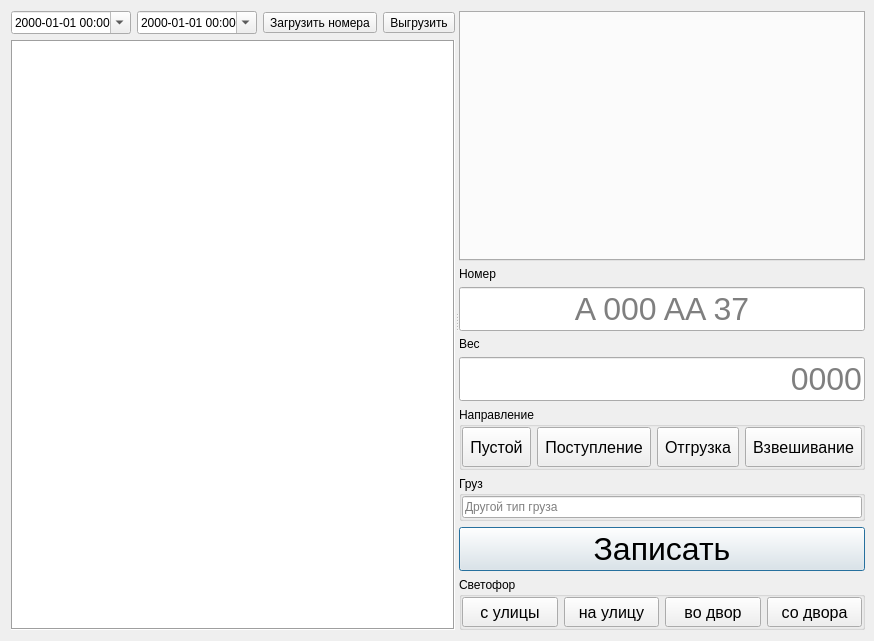
<?xml version="1.0" encoding="UTF-8"?>
<ui version="4.0">
 <class>Vesy</class>
 <widget class="QWidget" name="Vesy">
  <property name="geometry">
   <rect>
    <x>0</x>
    <y>0</y>
    <width>785</width>
    <height>641</height>
   </rect>
  </property>
  <property name="sizePolicy">
   <sizepolicy hsizetype="Maximum" vsizetype="Maximum">
    <horstretch>0</horstretch>
    <verstretch>0</verstretch>
   </sizepolicy>
  </property>
  <property name="windowTitle">
   <string>Журнал весовой</string>
  </property>
  <layout class="QGridLayout" name="gridLayout">
   <property name="rightMargin">
    <number>9</number>
   </property>
   <item row="0" column="0">
    <widget class="QSplitter" name="splitter">
     <property name="frameShape">
      <enum>QFrame::NoFrame</enum>
     </property>
     <property name="orientation">
      <enum>Qt::Horizontal</enum>
     </property>
     <widget class="QWidget" name="layoutWidget1">
      <layout class="QVBoxLayout" name="leftlayout">
       <item>
        <layout class="QHBoxLayout" name="dateselectlayout">
         <item>
          <widget class="QDateTimeEdit" name="date_start">
           <property name="minimumSize">
            <size>
             <width>120</width>
             <height>0</height>
            </size>
           </property>
           <property name="focusPolicy">
            <enum>Qt::ClickFocus</enum>
           </property>
           <property name="displayFormat">
            <string>yyyy-MM-dd HH:mm</string>
           </property>
           <property name="calendarPopup">
            <bool>true</bool>
           </property>
          </widget>
         </item>
         <item>
          <widget class="QDateTimeEdit" name="date_end">
           <property name="minimumSize">
            <size>
             <width>120</width>
             <height>0</height>
            </size>
           </property>
           <property name="focusPolicy">
            <enum>Qt::ClickFocus</enum>
           </property>
           <property name="displayFormat">
            <string>yyyy-MM-dd HH:mm</string>
           </property>
           <property name="calendarPopup">
            <bool>true</bool>
           </property>
          </widget>
         </item>
         <item>
          <spacer name="horizontalSpacer">
           <property name="orientation">
            <enum>Qt::Horizontal</enum>
           </property>
           <property name="sizeHint" stdset="0">
            <size>
             <width>40</width>
             <height>20</height>
            </size>
           </property>
          </spacer>
         </item>
         <item>
          <widget class="QToolButton" name="btn_load_nums">
           <property name="text">
            <string>Загрузить номера</string>
           </property>
          </widget>
         </item>
         <item>
          <widget class="QToolButton" name="btn_upload">
           <property name="focusPolicy">
            <enum>Qt::ClickFocus</enum>
           </property>
           <property name="text">
            <string>Выгрузить</string>
           </property>
          </widget>
         </item>
        </layout>
       </item>
       <item>
        <widget class="QTableView" name="tableView">
         <property name="sizePolicy">
          <sizepolicy hsizetype="Expanding" vsizetype="Expanding">
           <horstretch>0</horstretch>
           <verstretch>0</verstretch>
          </sizepolicy>
         </property>
         <property name="focusPolicy">
          <enum>Qt::ClickFocus</enum>
         </property>
         <property name="frameShape">
          <enum>QFrame::Box</enum>
         </property>
         <property name="editTriggers">
          <set>QAbstractItemView::NoEditTriggers</set>
         </property>
         <property name="showDropIndicator" stdset="0">
          <bool>false</bool>
         </property>
         <property name="alternatingRowColors">
          <bool>false</bool>
         </property>
         <property name="sortingEnabled">
          <bool>true</bool>
         </property>
         <attribute name="horizontalHeaderDefaultSectionSize">
          <number>120</number>
         </attribute>
         <attribute name="horizontalHeaderStretchLastSection">
          <bool>true</bool>
         </attribute>
         <attribute name="verticalHeaderVisible">
          <bool>false</bool>
         </attribute>
        </widget>
       </item>
      </layout>
     </widget>
     <widget class="QWidget" name="layoutWidget2">
      <layout class="QVBoxLayout" name="rightlayout">
       <property name="sizeConstraint">
        <enum>QLayout::SetMinimumSize</enum>
       </property>
       <item>
        <widget class="QTabWidget" name="viewtab">
         <property name="minimumSize">
          <size>
           <width>320</width>
           <height>240</height>
          </size>
         </property>
        </widget>
       </item>
       <item>
        <widget class="QLabel" name="label_2">
         <property name="text">
          <string>Номер</string>
         </property>
        </widget>
       </item>
       <item>
        <widget class="QLineEdit" name="line_plate">
         <property name="sizePolicy">
          <sizepolicy hsizetype="Minimum" vsizetype="Fixed">
           <horstretch>0</horstretch>
           <verstretch>0</verstretch>
          </sizepolicy>
         </property>
         <property name="font">
          <font>
           <pointsize>24</pointsize>
          </font>
         </property>
         <property name="text">
          <string/>
         </property>
         <property name="alignment">
          <set>Qt::AlignCenter</set>
         </property>
         <property name="placeholderText">
          <string>A 000 AA 37</string>
         </property>
        </widget>
       </item>
       <item>
        <widget class="QLabel" name="label">
         <property name="text">
          <string>Вес</string>
         </property>
        </widget>
       </item>
       <item>
        <widget class="QLineEdit" name="line_weight">
         <property name="sizePolicy">
          <sizepolicy hsizetype="Minimum" vsizetype="Fixed">
           <horstretch>0</horstretch>
           <verstretch>0</verstretch>
          </sizepolicy>
         </property>
         <property name="font">
          <font>
           <pointsize>24</pointsize>
          </font>
         </property>
         <property name="styleSheet">
          <string notr="true">padding-right:1em</string>
         </property>
         <property name="alignment">
          <set>Qt::AlignRight|Qt::AlignTrailing|Qt::AlignVCenter</set>
         </property>
         <property name="placeholderText">
          <string>0000</string>
         </property>
        </widget>
       </item>
       <item>
        <widget class="QGroupBox" name="grp_direction">
         <property name="sizePolicy">
          <sizepolicy hsizetype="Minimum" vsizetype="Preferred">
           <horstretch>0</horstretch>
           <verstretch>0</verstretch>
          </sizepolicy>
         </property>
         <property name="title">
          <string>Направление</string>
         </property>
         <property name="flat">
          <bool>false</bool>
         </property>
         <layout class="QHBoxLayout" name="horizontalLayout">
          <property name="leftMargin">
           <number>0</number>
          </property>
          <property name="topMargin">
           <number>0</number>
          </property>
          <property name="rightMargin">
           <number>0</number>
          </property>
          <property name="bottomMargin">
           <number>0</number>
          </property>
          <item>
           <widget class="QToolButton" name="radio_empty">
            <property name="sizePolicy">
             <sizepolicy hsizetype="MinimumExpanding" vsizetype="Fixed">
              <horstretch>0</horstretch>
              <verstretch>0</verstretch>
             </sizepolicy>
            </property>
            <property name="minimumSize">
             <size>
              <width>0</width>
              <height>40</height>
             </size>
            </property>
            <property name="font">
             <font>
              <pointsize>12</pointsize>
             </font>
            </property>
            <property name="text">
             <string>Пустой</string>
            </property>
            <property name="shortcut">
             <string>U</string>
            </property>
            <property name="checkable">
             <bool>true</bool>
            </property>
            <property name="autoExclusive">
             <bool>true</bool>
            </property>
           </widget>
          </item>
          <item>
           <widget class="QToolButton" name="radio_income">
            <property name="sizePolicy">
             <sizepolicy hsizetype="MinimumExpanding" vsizetype="Fixed">
              <horstretch>0</horstretch>
              <verstretch>0</verstretch>
             </sizepolicy>
            </property>
            <property name="minimumSize">
             <size>
              <width>0</width>
              <height>40</height>
             </size>
            </property>
            <property name="font">
             <font>
              <pointsize>12</pointsize>
             </font>
            </property>
            <property name="text">
             <string>Поступление</string>
            </property>
            <property name="shortcut">
             <string>I</string>
            </property>
            <property name="checkable">
             <bool>true</bool>
            </property>
            <property name="autoExclusive">
             <bool>true</bool>
            </property>
           </widget>
          </item>
          <item>
           <widget class="QToolButton" name="radio_outcome">
            <property name="sizePolicy">
             <sizepolicy hsizetype="MinimumExpanding" vsizetype="Fixed">
              <horstretch>0</horstretch>
              <verstretch>0</verstretch>
             </sizepolicy>
            </property>
            <property name="minimumSize">
             <size>
              <width>0</width>
              <height>40</height>
             </size>
            </property>
            <property name="font">
             <font>
              <pointsize>12</pointsize>
             </font>
            </property>
            <property name="text">
             <string>Отгрузка</string>
            </property>
            <property name="shortcut">
             <string>O</string>
            </property>
            <property name="checkable">
             <bool>true</bool>
            </property>
            <property name="autoExclusive">
             <bool>true</bool>
            </property>
           </widget>
          </item>
          <item>
           <widget class="QToolButton" name="radio_nocross">
            <property name="sizePolicy">
             <sizepolicy hsizetype="MinimumExpanding" vsizetype="Fixed">
              <horstretch>0</horstretch>
              <verstretch>0</verstretch>
             </sizepolicy>
            </property>
            <property name="minimumSize">
             <size>
              <width>0</width>
              <height>40</height>
             </size>
            </property>
            <property name="font">
             <font>
              <pointsize>12</pointsize>
             </font>
            </property>
            <property name="text">
             <string>Взвешивание</string>
            </property>
            <property name="shortcut">
             <string>P</string>
            </property>
            <property name="checkable">
             <bool>true</bool>
            </property>
            <property name="autoExclusive">
             <bool>true</bool>
            </property>
           </widget>
          </item>
         </layout>
        </widget>
       </item>
       <item>
        <widget class="QGroupBox" name="grp_load">
         <property name="sizePolicy">
          <sizepolicy hsizetype="Minimum" vsizetype="Preferred">
           <horstretch>0</horstretch>
           <verstretch>0</verstretch>
          </sizepolicy>
         </property>
         <property name="minimumSize">
          <size>
           <width>0</width>
           <height>0</height>
          </size>
         </property>
         <property name="title">
          <string>Груз</string>
         </property>
         <property name="flat">
          <bool>false</bool>
         </property>
         <layout class="QVBoxLayout" name="verticalLayout">
          <property name="leftMargin">
           <number>0</number>
          </property>
          <property name="topMargin">
           <number>0</number>
          </property>
          <property name="rightMargin">
           <number>0</number>
          </property>
          <property name="bottomMargin">
           <number>0</number>
          </property>
          <item>
           <layout class="QGridLayout" name="grp_load_buttons"/>
          </item>
          <item>
           <widget class="QLineEdit" name="line_another_load_type">
            <property name="placeholderText">
             <string>Другой тип груза</string>
            </property>
           </widget>
          </item>
         </layout>
        </widget>
       </item>
       <item>
        <widget class="QPushButton" name="btn_write">
         <property name="font">
          <font>
           <pointsize>24</pointsize>
          </font>
         </property>
         <property name="text">
          <string>Записать</string>
         </property>
         <property name="shortcut">
          <string>Ctrl+Return</string>
         </property>
         <property name="default">
          <bool>true</bool>
         </property>
        </widget>
       </item>
       <item>
        <widget class="QGroupBox" name="grp_semafor">
         <property name="sizePolicy">
          <sizepolicy hsizetype="Minimum" vsizetype="Preferred">
           <horstretch>0</horstretch>
           <verstretch>0</verstretch>
          </sizepolicy>
         </property>
         <property name="cursor">
          <cursorShape>ArrowCursor</cursorShape>
         </property>
         <property name="title">
          <string>Светофор</string>
         </property>
         <property name="flat">
          <bool>false</bool>
         </property>
         <property name="checkable">
          <bool>false</bool>
         </property>
         <layout class="QHBoxLayout" name="horizontalLayout_2">
          <property name="leftMargin">
           <number>0</number>
          </property>
          <property name="topMargin">
           <number>0</number>
          </property>
          <property name="rightMargin">
           <number>0</number>
          </property>
          <property name="bottomMargin">
           <number>0</number>
          </property>
          <item>
           <widget class="QToolButton" name="btn_from_outside">
            <property name="sizePolicy">
             <sizepolicy hsizetype="MinimumExpanding" vsizetype="Fixed">
              <horstretch>0</horstretch>
              <verstretch>0</verstretch>
             </sizepolicy>
            </property>
            <property name="minimumSize">
             <size>
              <width>0</width>
              <height>30</height>
             </size>
            </property>
            <property name="font">
             <font>
              <pointsize>12</pointsize>
             </font>
            </property>
            <property name="autoFillBackground">
             <bool>true</bool>
            </property>
            <property name="styleSheet">
             <string notr="true">::checked{
background:rgb(0, 170, 0)
}</string>
            </property>
            <property name="text">
             <string>с улицы</string>
            </property>
            <property name="shortcut">
             <string>Q</string>
            </property>
            <property name="checkable">
             <bool>true</bool>
            </property>
            <property name="autoExclusive">
             <bool>true</bool>
            </property>
           </widget>
          </item>
          <item>
           <widget class="QToolButton" name="btn_to_outside">
            <property name="sizePolicy">
             <sizepolicy hsizetype="MinimumExpanding" vsizetype="Fixed">
              <horstretch>0</horstretch>
              <verstretch>0</verstretch>
             </sizepolicy>
            </property>
            <property name="minimumSize">
             <size>
              <width>0</width>
              <height>30</height>
             </size>
            </property>
            <property name="font">
             <font>
              <pointsize>12</pointsize>
             </font>
            </property>
            <property name="styleSheet">
             <string notr="true">::checked{
background:rgb(0, 170, 0)
}</string>
            </property>
            <property name="text">
             <string>на улицу</string>
            </property>
            <property name="shortcut">
             <string>W</string>
            </property>
            <property name="checkable">
             <bool>true</bool>
            </property>
            <property name="autoExclusive">
             <bool>true</bool>
            </property>
           </widget>
          </item>
          <item>
           <widget class="QToolButton" name="btn_to_inside">
            <property name="sizePolicy">
             <sizepolicy hsizetype="MinimumExpanding" vsizetype="Fixed">
              <horstretch>0</horstretch>
              <verstretch>0</verstretch>
             </sizepolicy>
            </property>
            <property name="minimumSize">
             <size>
              <width>0</width>
              <height>30</height>
             </size>
            </property>
            <property name="font">
             <font>
              <pointsize>12</pointsize>
             </font>
            </property>
            <property name="styleSheet">
             <string notr="true">::checked{
background:rgb(0, 170, 0)
}</string>
            </property>
            <property name="text">
             <string>во двор</string>
            </property>
            <property name="shortcut">
             <string>E</string>
            </property>
            <property name="checkable">
             <bool>true</bool>
            </property>
            <property name="autoExclusive">
             <bool>true</bool>
            </property>
           </widget>
          </item>
          <item>
           <widget class="QToolButton" name="btn_from_inside">
            <property name="sizePolicy">
             <sizepolicy hsizetype="MinimumExpanding" vsizetype="Fixed">
              <horstretch>0</horstretch>
              <verstretch>0</verstretch>
             </sizepolicy>
            </property>
            <property name="minimumSize">
             <size>
              <width>0</width>
              <height>30</height>
             </size>
            </property>
            <property name="font">
             <font>
              <pointsize>12</pointsize>
             </font>
            </property>
            <property name="styleSheet">
             <string notr="true">::checked{
background:rgb(0, 170, 0)
}</string>
            </property>
            <property name="text">
             <string>со двора</string>
            </property>
            <property name="shortcut">
             <string>R</string>
            </property>
            <property name="checkable">
             <bool>true</bool>
            </property>
            <property name="checked">
             <bool>false</bool>
            </property>
            <property name="autoExclusive">
             <bool>true</bool>
            </property>
           </widget>
          </item>
         </layout>
        </widget>
       </item>
      </layout>
     </widget>
    </widget>
   </item>
  </layout>
 </widget>
 <resources/>
 <connections/>
</ui>
